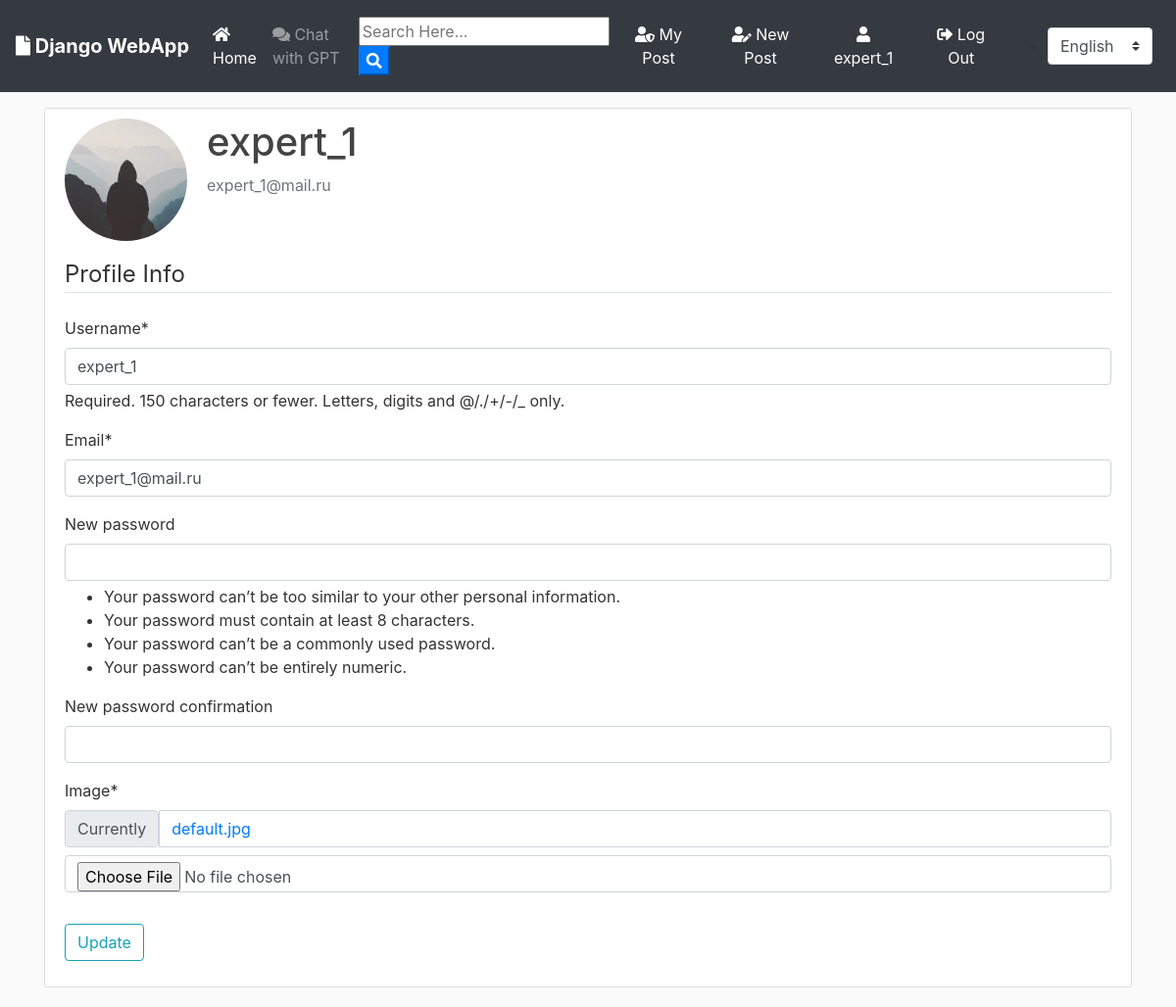
The page /profile/ (signed in) on the database its author committed.
### users/models.py (models this page shows, shortened)
class User(AbstractUser):
    CUSTOMER = 1
    EXPERT = 2
    PSYCHOLOGIST = 3
    ROLE_CHOICES = (
        (CUSTOMER, 'Пользователь'),
        (EXPERT, 'Эксперт'),
        (PSYCHOLOGIST, 'Психолог'),
    )
    role = models.PositiveSmallIntegerField(
        choices=ROLE_CHOICES, default=CUSTOMER)
    USERNAME_FIELD = 'username'
    REQUIRED_FIELDS = []
    objects = UserManager()
    def __str__(self,):
        return self.username

class Profile(models.Model):
    user = models.OneToOneField(User, on_delete=models.CASCADE)
    image = models.ImageField(default='default.jpg', upload_to='profile_pics')

### users/views.py (the view)
# urls.py: path('profile/', user_views.profile, name='profile'),
@login_required
def profile(request):
    if request.method == 'POST':
        u_form = UserUpdateForm(request.POST, instance=request.user)
        p_form = ProfileUpdateForm(request.POST,
                                   request.FILES,
                                   instance=request.user.profile)
        if u_form.is_valid() and p_form.is_valid():
            u_form.save()
            p_form.save()
            messages.success(request, _('Your account has been updated!'))
            return redirect('profile')
    else:
        u_form = UserUpdateForm(instance=request.user)
        p_form = ProfileUpdateForm(instance=request.user.profile)
    context = {
        'u_form': u_form,
        'p_form': p_form
    }
    return render(request, 'users/profile.html', context)

### users/forms.py (shortened to what this page needs)
class UserUpdateForm(forms.ModelForm):
    error_messages = {
        "password_mismatch": _("The two password fields didn’t match."),
    }
    new_password1 = forms.CharField(
        label=_("New password"),
        widget=forms.PasswordInput(attrs={"autocomplete": "new-password"}),
        strip=False,
        help_text=password_validation.password_validators_help_text_html(),
        required=False
    )
    new_password2 = forms.CharField(
        label=_("New password confirmation"),
        strip=False,
        widget=forms.PasswordInput(attrs={"autocomplete": "new-password"}),
        required=False
    )
    email = forms.EmailField()
    class Meta:
        model = User
        fields = ['username', 'email', 'new_password1', 'new_password2']

class ProfileUpdateForm(forms.ModelForm):
    class Meta:
        model = Profile
        fields = ['image']

### users/templates/users/profile.html (shortened to what this page needs)
{% extends "blog/base.html" %}
{% load i18n %}
{% load crispy_forms_tags %}
{% block content %}
    <div class="content-section">
      <div class="media">
        <img class="rounded-circle account-img" src="{{ user.profile.image.url }}">
        <div class="media-body">
          <h2 class="account-heading">{{ user.username }}</h2>
          <p class="text-secondary">{{ user.email }}</p>
        </div>
      </div>
      <form method="POST" enctype="multipart/form-data">
          <fieldset class="form-group">
              <legend class="border-bottom mb-4">{% trans "Profile Info" %}</legend>
              {{ u_form|crispy }}
              {{ p_form|crispy }}
          </fieldset>
          <div class="form-group">
              <button class="btn btn-outline-info" type="submit">{% trans "Update" %}</button>
          </div>
      </form>
    </div>
{% endblock content %}

### blog/templates/blog/base.html (shortened to what this page needs)
{% load static %}
{% load i18n %}
<!doctype html>
<html lang="en">
<head>
  <link rel="stylesheet" href="https://stackpath.bootstrapcdn.com/bootstrap/4.3.1/css/bootstrap.min.css"
>
  <link rel="stylesheet" href="https://use.fontawesome.com/releases/v5.8.1/css/all.css">
  <link rel="stylesheet" href="{% static 'blog/main.css' %}">
</head>
<body>
  {% get_current_language as CURRENT_LANGUAGE %}
  {% get_available_languages as AVAILABLE_LANGUAGES %}
  {% get_language_info_list for AVAILABLE_LANGUAGES as languages %}
  <nav class="navbar navbar-expand-lg navbar-dark bg-dark">
    <a class="navbar-brand font-weight-bold" href="{% url 'home' %}"><i class="fas fa-file"></i> {% trans "Django WebApp" %}</a>
    <div class="collapse navbar-collapse" id="navbarSupportedContent">
      <ul class="navbar-nav mr-auto">
        <li class="nav-item active">
          <a class="nav-link" href="{% url 'home' %}"><i class="fas fa-home"></i> {% trans "Home" %} </a>
        </li>
        {% if user.is_authenticated %}
        <li>
          <a class="nav-link" href="{% url 'chat' %}"><i class="fas fa-comments"></i> {% trans "Chat with GPT" %} </a>
        </li>
        {% endif %}
      </ul>
      <form id="searchform" action="{% url 'posts' %}" method="get">
        <input type="text" name="q" type="text" value="{{ request.GET.q }}" placeholder="{% trans 'Search Here...' %}" />
        <button type="button" onclick="searchform.submit()" class=" text-white my-color btn-primary"><i
            class="fa fa-search"></i></button>
      </form>
      {% if user.is_authenticated %}
      <a href="{% url 'user-posts' user %}" class="btn text-white m-2"><i class="fas fa-user-shield"></i> {% trans "My Post" %}</a>
      <a href="{% url 'post-create' %} " class="btn text-white m-2"><i class="fas fa-user-edit"></i> {% trans "New Post" %}</a>
      <a href="{% url 'profile' %} " class="btn text-white m-2"><i class="fas fa-user"></i> {{ user.username }}</a>
      <a href="{% url 'logout' %} " class="btn text-white m-2"><i class="fas fa-sign-out-alt"></i> {% trans "Log Out" %}</a>
      {% else %}
      <a href="{% url 'login' %} " class="btn text-white m-2"><i class="fas fa-user-tie"></i> {% trans "Log In" %}</a>
      <a href="{% url 'register' %} " class="btn text-white m-2"> <i class="fas fa-sign-in-alt"></i> {% trans "Sign Up" %}</a>
      {% endif %}
      <ul>
        <li class="nav-item dropdown">
          <form id="language-form" class="form-inline my-2 my-lg-0" action="{% url 'set_language' %}" method="post">
            <select id="language-select" class="custom-select mr-sm-2" name="language">
              {% for language in languages %}
              <option value="{{ language.code }}" {% if language.code == CURRENT_LANGUAGE %}selected{% endif %}>
                {{ language.name_local }}
              </option>
              {% endfor %}
            </select>
          </form>
        </li>
      </ul>
    </div>
  </nav>
  <div class="container my-bg mt-3">
    {% block content %}
    {% endblock %}
  </div>
</body>
</html>

### blog/static/blog/main.css (style rules this page uses)
body { background: #fafafa; color: #333333; margin-top: 0; }
h1, h2, h3, h4, h5, h6 { color: #444444; }
ul { margin: 0; }
.content-section { background: #ffffff; padding: 10px 20px; border: 1px solid #dddddd; border-radius: 3px; margin-bottom: 20px; }
.account-img { height: 125px; width: 125px; margin-right: 20px; margin-bottom: 16px; }
.account-heading { font-size: 2.5rem; }

### rows shown on the page
User: username "expert_1", profile.image (placeholder picture), email "expert_1@mail.ru"

### other values the page prints
form field language "English"
